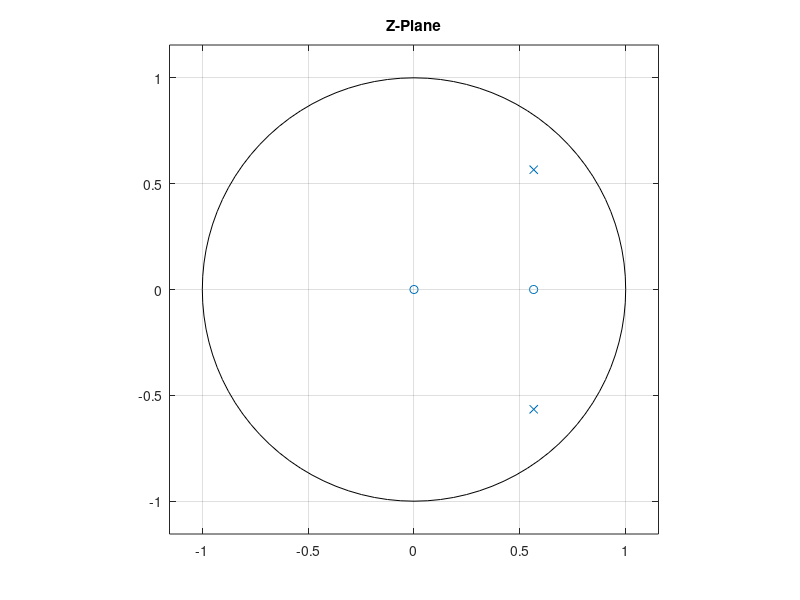
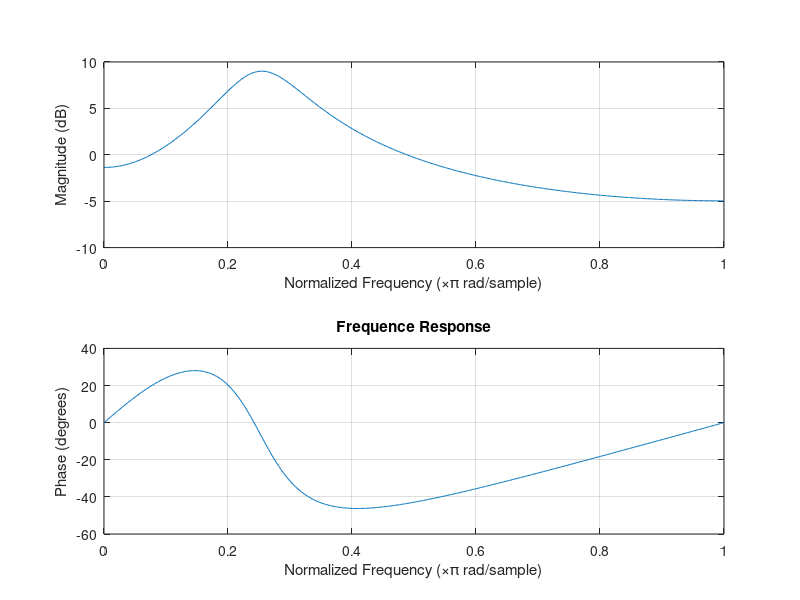
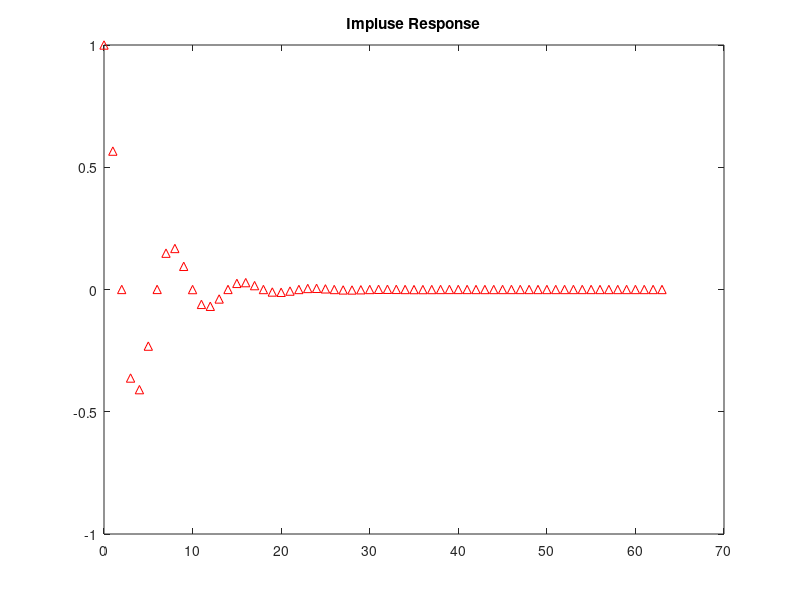

Recreate these plots in MATLAB, in order.
n = [1 -0.565 0];
d = [1 -1.131 0.64];
[z,p,k] = tf2zp(n,d);
disp('1. Zeros at are: ');disp(z);
disp('2. Poles at are: ');disp(p);
figure(1);
zplane(n,d);
title('Z-Plane');
figure(2);
freqz(n,d);
title('Frequence Response');
figure(3);
impz(n,d);
title('Impluse Response');